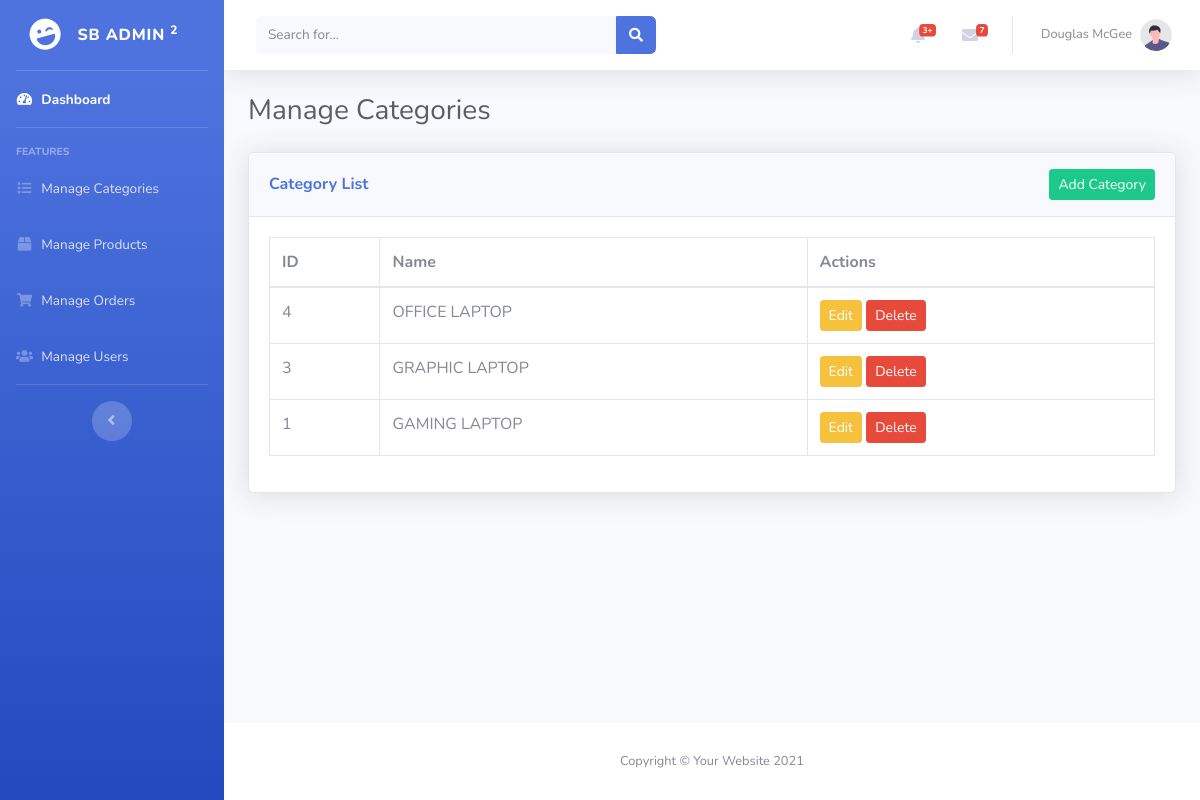
Screenshot of /admin/categories/index.php with the database file from the repository.
### tables this page shows
CREATE TABLE `categories` (
  `id` int(11) NOT NULL,
  `name` varchar(255) NOT NULL
);

### admin/categories/index.php (the view, shortened to what this page needs)
<?php
require_once dirname(__DIR__, 2) . '/config/database.php';
$stmt = $conn->query('SELECT * FROM categories ORDER BY id DESC');
$categories = $stmt->fetchAll(PDO::FETCH_ASSOC);
?>
<?php include dirname(__DIR__) . '/../admin/admin_header.php'; ?>
<div class="container-fluid mt-4">
    <h1 class="h3 mb-4 text-gray-800">Manage Categories</h1>
    <div class="card shadow mb-4">
        <div class="card-header py-3 d-flex justify-content-between align-items-center">
            <span class="m-0 font-weight-bold text-primary">Category List</span>
            <a href="add.php" class="btn btn-success btn-sm">Add Category</a>
        </div>
        <div class="card-body">
            <div class="table-responsive">
                <table class="table table-bordered" width="100%" cellspacing="0">
                    <thead>
                        <tr>
                            <th>ID</th>
                            <th>Name</th>
                            <th>Actions</th>
                        </tr>
                    </thead>
                    <tbody>
                        <?php foreach ($categories as $cat): ?>
                        <tr>
                            <td><?= htmlspecialchars($cat['id']) ?></td>
                            <td><?= htmlspecialchars($cat['name']) ?></td>
                            <td>
                                <a href="edit.php?id=<?= $cat['id'] ?>" class="btn btn-warning btn-sm">Edit</a>
                                <a href="delete.php?id=<?= $cat['id'] ?>" class="btn btn-danger btn-sm" onclick="return confirm('Are you sure you want to delete this category?');">Delete</a>
                            </td>
                        </tr>
                        <?php endforeach; ?>
                    </tbody>
                </table>
            </div>
        </div>
    </div>
</div>
<?php include dirname(__DIR__) . '/../admin/admin_footer.php'; ?>

### rows the page displays
categories: id "4", name "OFFICE LAPTOP"
categories: id "3", name "GRAPHIC LAPTOP"
categories: id "1", name "GAMING LAPTOP"
